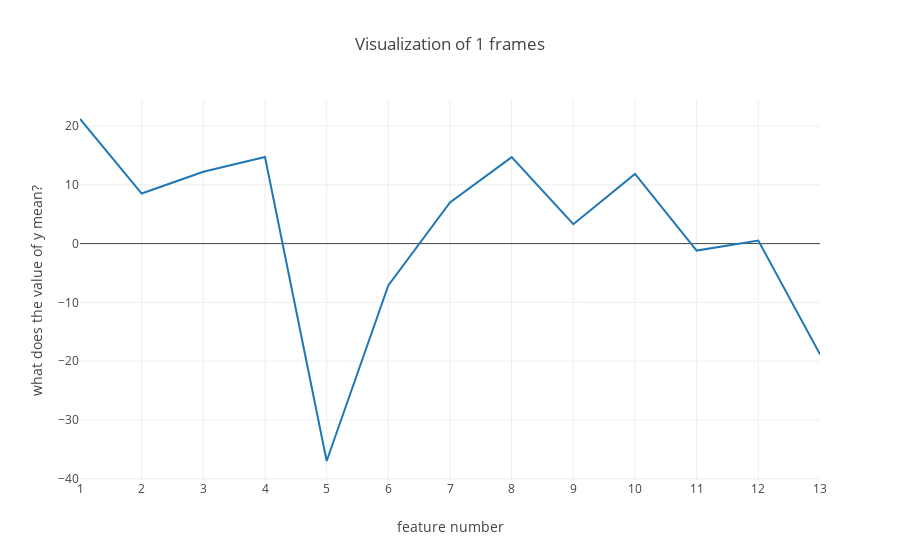

The notebook cell this image was saved under:
### Markdown cell above
`feature_viz.py` has a method `plot_frames()` that will plot the `MFCC`s for `n` consecutive frames of an audio sample

**Note:** In order to view the plot directly in this notebook, you need run `py.iplot([output])` where `output` is the returned value from `plot_frames()`.

### Code cell
# the one *required* argument is a numpy array of features for any number of frames
py.iplot(
    fv.plot_frames(
        frames=feats_in[SAMPLE][60:61]   # [x:y] will return the x^th frame
    )
)

### Figure 1 — Plotly figure (JSON) as saved in the notebook; plotly's stock layout.template omitted (floating-point values rounded to 4 significant figures)
{"data": [{"mode": "lines", "name": "frame 1/1", "type": "scatter", "x": [1, 2, 3, 4, 5, 6, 7, 8, 9, 10, 11, 12, 13], "y": [21.19, 8.513, 12.23, 14.74, -36.98, -7.101, 6.996, 14.7, 3.299, 11.84, -1.193, 0.5269, -18.84]}], "layout": {"title": "Visualization of 1 frames", "xaxis": {"dtick": true, "title": "feature number"}, "yaxis": {"title": "what does the value of y mean?"}}}
